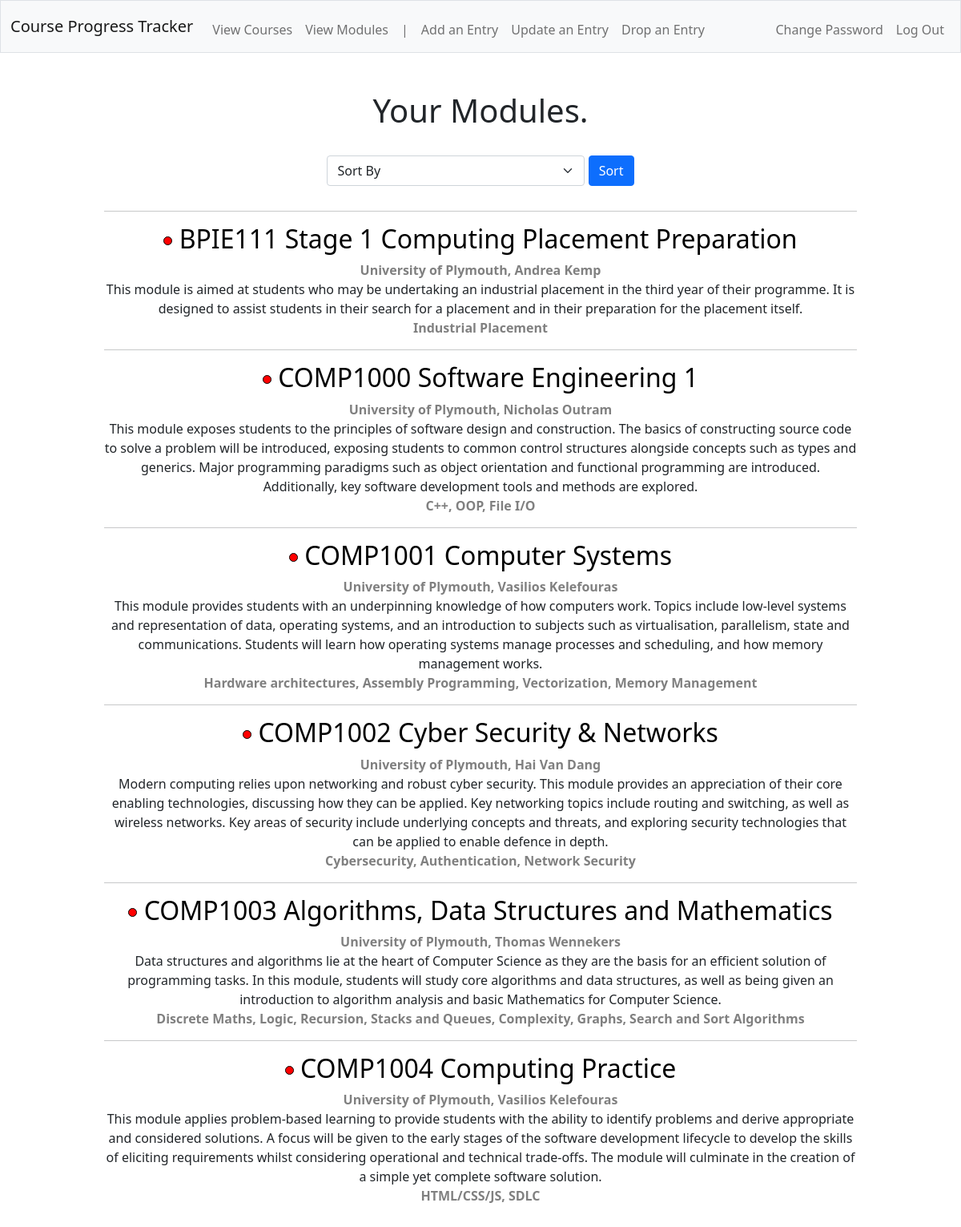
The app's page /modules (signed in), older data.
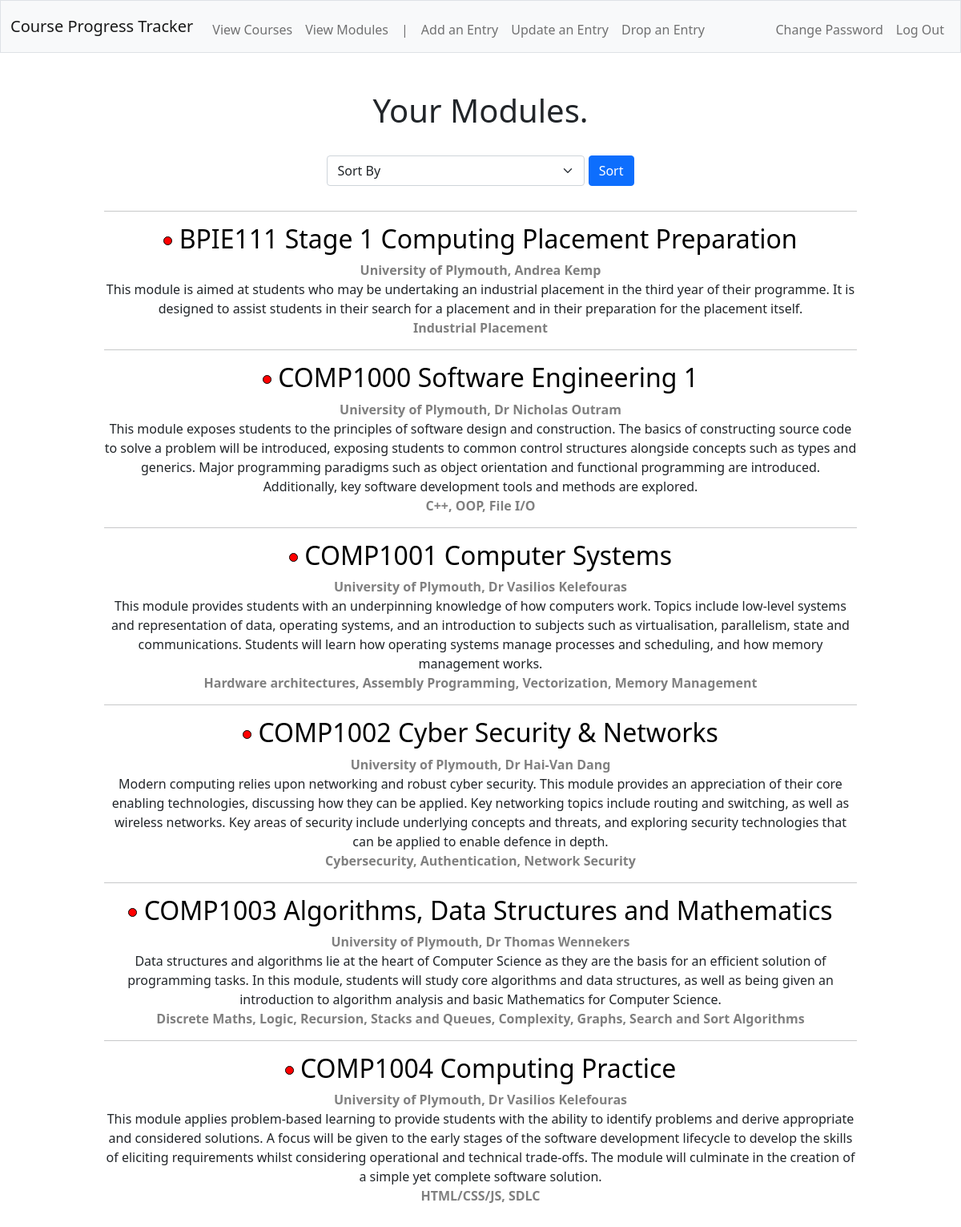
The same page, newer data.
### tables this page shows
CREATE TABLE courses (id INTEGER, user_id INTEGER NOT NULL, name TEXT NOT NULL UNIQUE, url TEXT, topics TEXT NOT NULL, desc TEXT NOT NULL, provider TEXT NOT NULL, is_complete BOOL NOT NULL, is_course BOOL NOT NULL, PRIMARY KEY(id));

### app.py (the view)
@app.route("/modules", methods=["GET", "POST"])
@login_required
def modules():
    if request.method == "POST" and request.form.get("sort_index"):
        sort_index = request.form.get("sort_index")
        match sort_index:
            case "provider":
                modules = db.execute(
                    "SELECT * FROM courses WHERE user_id = ? AND is_course = false ORDER BY provider, name",
                    (session["user_id"],)
                )
            case "is_complete DESC":
                modules = db.execute(
                    "SELECT * FROM courses WHERE user_id = ? AND is_course = false ORDER BY is_complete DESC",
                    (session["user_id"],)
                )
            case "is_complete ASC":
                modules = db.execute(
                    "SELECT * FROM courses WHERE user_id = ? AND is_course = false ORDER BY is_complete ASC",
                    (session["user_id"],)
                )
            case _: # name or anything else
                modules = db.execute(
                    "SELECT * FROM courses WHERE user_id = ? AND is_course = false ORDER BY name",
                    (session["user_id"],)
                )
    else:
        modules = db.execute(
            "SELECT * FROM courses WHERE user_id = ? AND is_course = false ORDER BY name",
            (session["user_id"],)
        )
    modules = modules.fetchall()
    if len(modules) == 0:
        return render_template("empty.html", type="modules")
    return render_template("index.html", courses=modules, type="Modules")

### app.py (called while the page is built)
@app.after_request
def after_request(response):
    response.headers["Cache-Control"] = "no-cache, no-store, must-revalidate"
    response.headers["Expires"] = 0
    response.headers["Pragma"] = "no-cache"
    return response

### helpers.py (called while the page is built)
def login_required(f):
    @wraps(f)
    def decorated_function(*args, **kwargs):
        if session.get("user_id") is None:
            return redirect("/login")
        return f(*args, **kwargs)
    return decorated_function

### templates/index.html (shortened to what this page needs)
{% extends "layout.html" %}
{% block main %}
    <h1>Your {{ type }}.</h1> <br>
    {% if type == "Courses" %}
    <form action="/" method="post">
    {% else %}
    <form action="/modules" method="post">
    {% endif %}
        <div class="mb-3" style="display: inline-block;">
            <select class="form-select mx-auto w-auto" name="sort_index" required>
                <option selected disabled hidden>Sort By</option>
            </select>
        </div>
        <button style="display: inline-block; position: relative; bottom: 2px;" class="btn btn-primary" type="submit">Sort</button>
    </form>
    <div class="course">
        <hr>
    </div>
    {% for course in courses %}
        <div class="course">
            <h2>
                {% if course[7] == 1 %}
                    <span class="green dot"></span>
                {% else %}
                    <span class="red dot"></span>
                {% endif %}
                {% if course[3] %}
                    <a href="{{ course[3] }}" target="_blank">{{ course[2] }}</a>
                {% else %}
                    {{ course[2] }}
                {% endif %}
            </h2>
            <aside>{{ course[6] }}</aside>
            <p>
                {{ course[5] }} <br>
                <aside>{{ course[4] }}</aside>
            </p>
            {% if not loop.last %}
            <hr>
            {% endif %}
        </div>
    {% endfor %}
{% endblock %}

### templates/layout.html (shortened to what this page needs)
<!DOCTYPE html>
<html lang="en">
    <head>
        <link href="https://cdn.jsdelivr.net/npm/bootstrap@5.1.3/dist/css/bootstrap.min.css" rel="stylesheet">
        <link href="/static/style.css" rel="stylesheet">
    </head>
    <body>
        <nav class="bg-light border navbar navbar-expand-md navbar-light">
            <div class="container-fluid">
                <a class="navbar-brand" href="/">Course Progress Tracker</a>
                <div class="collapse navbar-collapse" id="navbar">
                    {% if session["user_id"] %}
                        <ul class="navbar-nav me-auto mt-2">
                            <li class="nav-item"><a class="nav-link" href="/">View Courses</a></li>
                            <li class="nav-item"><a class="nav-link" href="/modules">View Modules</a></li>
                            <li class="nav-item"><a class="nav-link">|</a></li>
                            <li class="nav-item"><a class="nav-link" href="/add">Add an Entry</a></li>
                            <li class="nav-item"><a class="nav-link" href="/update">Update an Entry</a></li>
                            <li class="nav-item"><a class="nav-link" href="/drop">Drop an Entry</a></li>
                        </ul>
                        <ul class="navbar-nav ms-auto mt-2">
                            <li class="nav-item"><a class="nav-link" href="/change_password">Change Password</a></li>
                            <li class="nav-item"><a class="nav-link" href="/logout">Log Out</a></li>
                        </ul>
                    {% else %}
                        <ul class="navbar-nav ms-auto mt-2">
                            <li class="nav-item"><a class="nav-link" href="/register">Register</a></li>
                            <li class="nav-item"><a class="nav-link" href="/login">Log In</a></li>
                        </ul>
                    {% endif %}
                </div>
            </div>
        </nav>
        <main class="container-fluid py-5 text-center">
            {% block main %}{% endblock %}
        </main>
    </body>
</html>

### static/style.css (style rules this page uses)
p, aside { margin: 0; }
h2 > a { text-decoration: none; color: black; }
.course aside { font-weight: bold; color: grey; }
hr { margin: 15px auto; }
.dot { height: 11px; width: 11px; border: 1px solid black; border-radius: 50%; display: inline-block; position: relative; bottom: 4px; }
.red { background-color: red; }
.course { width: 80%; margin: 0 auto; }

Row changes from the older to the newer data that the page shows:
changed courses "COMP1000 Software Engineering 1": provider "University of Plymouth, Nicholas Outram" → "University of Plymouth, Dr Nicholas Outram"
changed courses "COMP1001 Computer Systems": provider "University of Plymouth, Vasilios Kelefouras" → "University of Plymouth, Dr Vasilios Kelefouras"
changed courses "COMP1002 Cyber Security & Networks": provider "University of Plymouth, Hai Van Dang" → "University of Plymouth, Dr Hai-Van Dang"
changed courses "COMP1003 Algorithms, Data Structures and Mathematics": provider "University of Plymouth, Thomas Wennekers" → "University of Plymouth, Dr Thomas Wennekers"
changed courses "COMP1004 Computing Practice": provider "University of Plymouth, Vasilios Kelefouras" → "University of Plymouth, Dr Vasilios Kelefouras"
